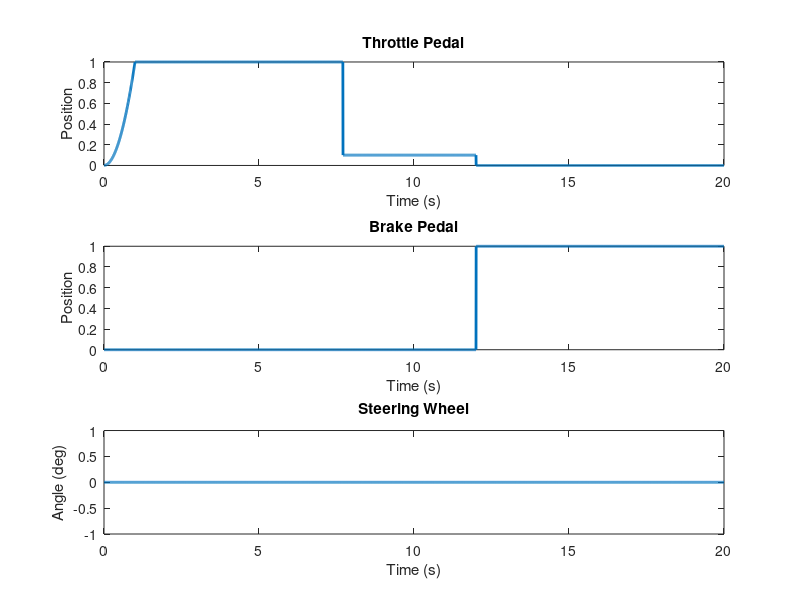

Source code (MATLAB):
% ************************ INITIAL CONFIG SCRIPT ************************ %
% This script defines:                                                    %
% 1. Sampling period of the inputs to simulation and the controller.      %
% 2. Multiple model parameters.                                           %
% 3. Surface definition. Coefficients of fricition for the wheels         %
%    Two options:                                                         %
%    a. Fixed (constant) value for each wheel                             %
%    b. Enhanced split-mu                                                 %
% 4. The maneuver to be carried out by a ficticious driver, based on      %
%    throttle, brake and steering inputs.                                 %
% *********************************************************************** %

% *************+*********** MANEUVER DESCRIPTION ************************ %
% Panic brake apply at 70km/h                                             %
% No steering correction                                                  %
% Homogenous high-mu (0.9)                                                %
% *********************************************************************** %

% Close open windows, clear workspace and clean command window
close all;
clear;
clc;

% SAMPLING PERIOD (TIME STEP)
dT = 0.005;                     % (seconds)

% MODEL PARAMETERS
P_SteeringMax        = 20;      % Maximum wheel angle (deg)
P_SteeringRatio      = 7;       % Steering wheel : Wheel's steering angle
P_TorqueMax          = 600;     % Maximum axle torque (N*m)
P_BrakePressureMax   = 120;     % Maximum brake pressure (bar)
P_ABSPressureRateMax = 1200;    % Maximum ABS pressure rate (bar/s)
P_PedalTravelRateMax = 5;       % Maximum pedal travel rate (1/s)


% ************************** SURFACE DEFINITION ************************* %
% FIXED friction coefficients [mu_FL; mu_FR; mu_RL; mu_RR]
Mu = ones(4,1).*0.9;            % Homogenous high-mu
% Mu = [0.91 0.85 0.93 0.88]';    % Quasi-homogenous high-mu
% Mu = [0.9 0.6 0.9 0.6]';        % Fixed split-mu

% ENHANCED SPILT-MU FUNCTION 
% Coeffiecients of friction of the surfaces
MuSplit = [0.9 0.4]';           % [Left Right]

% Function parameters
P_SplitMu_On           = false; % Enhanced Split-mu function switch
P_SplitMuOnlyAtBraking = false; % Enhanced Split-mu only at braking switch
                                % TRUE: Fixed Mu is used prior to braking
P_RefLine4SplitMue     = 6.14;  % Global X or Y coordinate (m)
P_RefLineIsX           = false; % Switch between X or Y split-mu
P_RefLine_On           = false; % Show a reference line in the XY PLOTTER
                                % to indicate the split-mu division
                                % Details in 'Main/Visualization/RefLine'

% ************************ SURFACE DEFINITION - END ********************* %



% ************************* MANEUVER DEFINITION ************************* %
% Maneuver's duration (not to be confused with Simulink's Stop-Time)
Tf = 20;

% Define Time column vector
t  = 0:dT:Tf;
t  = t';

% % Define pedals behavior over time
% % t - time (s)
% % k - position in vector corresponding to time t
% Throttle ramp up (from time 0 to t_RampUp)
t_RampUp = 1;
k_RampUp = t_RampUp/dT + 1;
% Wide Open Throttle (from time t_RampUp to t_WOT)
t_WOT = 6.7;
k_WOT = k_RampUp + t_WOT/dT +1;
% Brake apply (from time t_Brake to Tf)
t_Brake = 12;
k_Brake = t_Brake/dT + 1;
% % END of pedals behavior over time definition

% Define and build column vectors of throttle and brake pedals positions 
ThrPos = zeros(length(t),1);
BrkPos = zeros(length(t),1);
% Throttle
ThrPos(1:k_RampUp) = t(1:k_RampUp).^2 / (t_RampUp^2);
ThrPos(k_RampUp+1:k_WOT) = 1;
ThrPos(k_WOT+1:k_Brake) = 0.1;
% Brake
BrkPos(k_Brake+1:end) = 1;


% % Define steering over time
t_SteerInit = 6;
t_SteerStop = 11;
k_SteerInit = t_SteerInit/dT + 1;
k_SteerStop = t_SteerStop/dT + 1;
% Define and build column vector of steering wheel inputs
StrPos = zeros(length(t),1);
% Steering wheel input (comment lines below to have a constant input of 0)
% temp = linspace(0, 2*pi , (k_SteerStop-k_SteerInit)+1)';
% StrPos(k_SteerInit:k_SteerStop) = 7 * sin(temp);


% Build data for Simulink
Drv_ThrPedal = [t ThrPos];
Drv_BrkPedal = [t BrkPos];
Drv_Steering = [t StrPos];
% ********************** MANEUVER DEFINITION - END ********************** %


% **************************** PLOT MANEUVER **************************** %
figure;
% Plot Throttle
subplot(3,1,1);
plot(t,ThrPos, 'Linewidth', 2);
ylim([0 1]);
title('Throttle Pedal');
xlabel('Time (s)');
ylabel('Position');
% Plot Brake
subplot(3,1,2);
plot(t,BrkPos, 'Linewidth', 2);
ylim([0 1]);
xlabel('Time (s)');
ylabel('Position');
title('Brake Pedal');
% Plot Steering
subplot(3,1,3);
plot(t,StrPos, 'Linewidth', 2);
title('Steering Wheel');
xlabel('Time (s)');
ylabel('Angle (deg)');
% ************************* PLOT MANEUVER - END ************************* %
